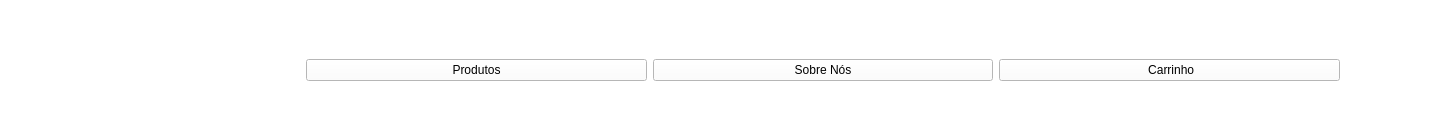
         <widget class="QWidget" name="headerWidget" native="true">
          <property name="sizePolicy">
           <sizepolicy hsizetype="Expanding" vsizetype="Fixed">
            <horstretch>0</horstretch>
            <verstretch>0</verstretch>
           </sizepolicy>
          </property>
          <property name="minimumSize">
           <size>
            <width>1440</width>
            <height>140</height>
           </size>
          </property>
          <property name="maximumSize">
           <size>
            <width>16777215</width>
            <height>16777215</height>
           </size>
          </property>
          <property name="styleSheet">
           <string notr="true">background-color: #FFFFFF;</string>
          </property>
          <layout class="QHBoxLayout" name="horizontalLayout">
           <property name="leftMargin">
            <number>100</number>
           </property>
           <property name="rightMargin">
            <number>100</number>
           </property>
           <item>
            <widget class="QLabel" name="logoLabel">
             <property name="maximumSize">
              <size>
               <width>200</width>
               <height>88</height>
              </size>
             </property>
             <property name="font">
              <font>
               <pointsize>22</pointsize>
               <bold>true</bold>
              </font>
             </property>
             <property name="styleSheet">
              <string notr="true">color: #24352C;
background-color: transparent;</string>
             </property>
             <property name="text">
              <string/>
             </property>
             <property name="pixmap">
              <pixmap resource="resources.qrc">:/images/logo (1).png</pixmap>
             </property>
             <property name="scaledContents">
              <bool>true</bool>
             </property>
            </widget>
           </item>
           <item>
            <widget class="QPushButton" name="btnProdutos">
             <property name="font">
              <font>
               <fontweight>Medium</fontweight>
              </font>
             </property>
             <property name="styleSheet">
              <string notr="true"/>
             </property>
             <property name="text">
              <string>Produtos</string>
             </property>
            </widget>
           </item>
           <item>
            <widget class="QPushButton" name="btnSobreNos">
             <property name="styleSheet">
              <string notr="true"/>
             </property>
             <property name="text">
              <string>Sobre Nós</string>
             </property>
            </widget>
           </item>
           <item>
            <widget class="QPushButton" name="btnCarrinho">
             <property name="styleSheet">
              <string notr="true"/>
             </property>
             <property name="text">
              <string> Carrinho</string>
             </property>
            </widget>
           </item>
          </layout>
         </widget>
